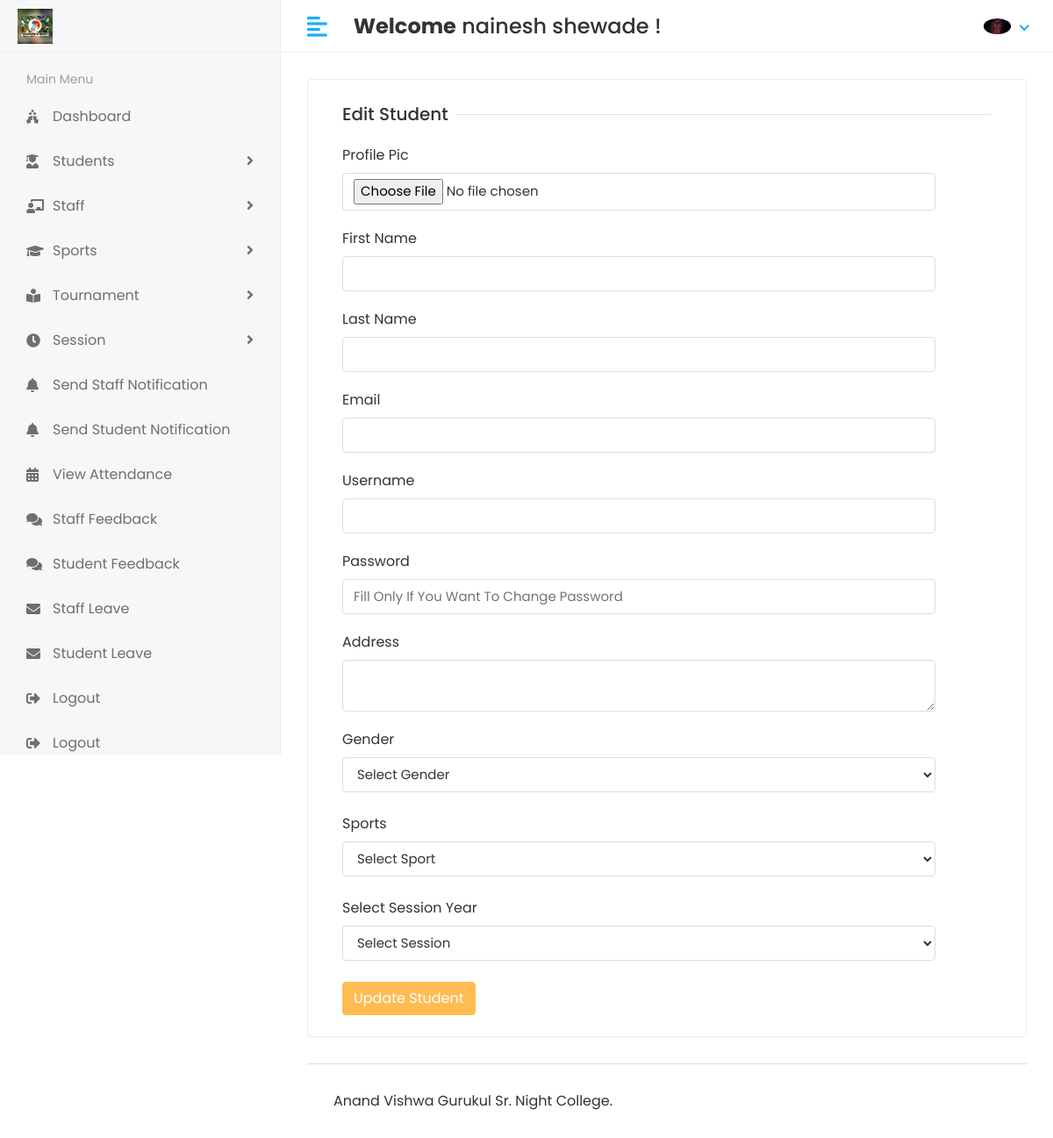
The app's page /Hod/Student/Edit/13 (signed in), older data.
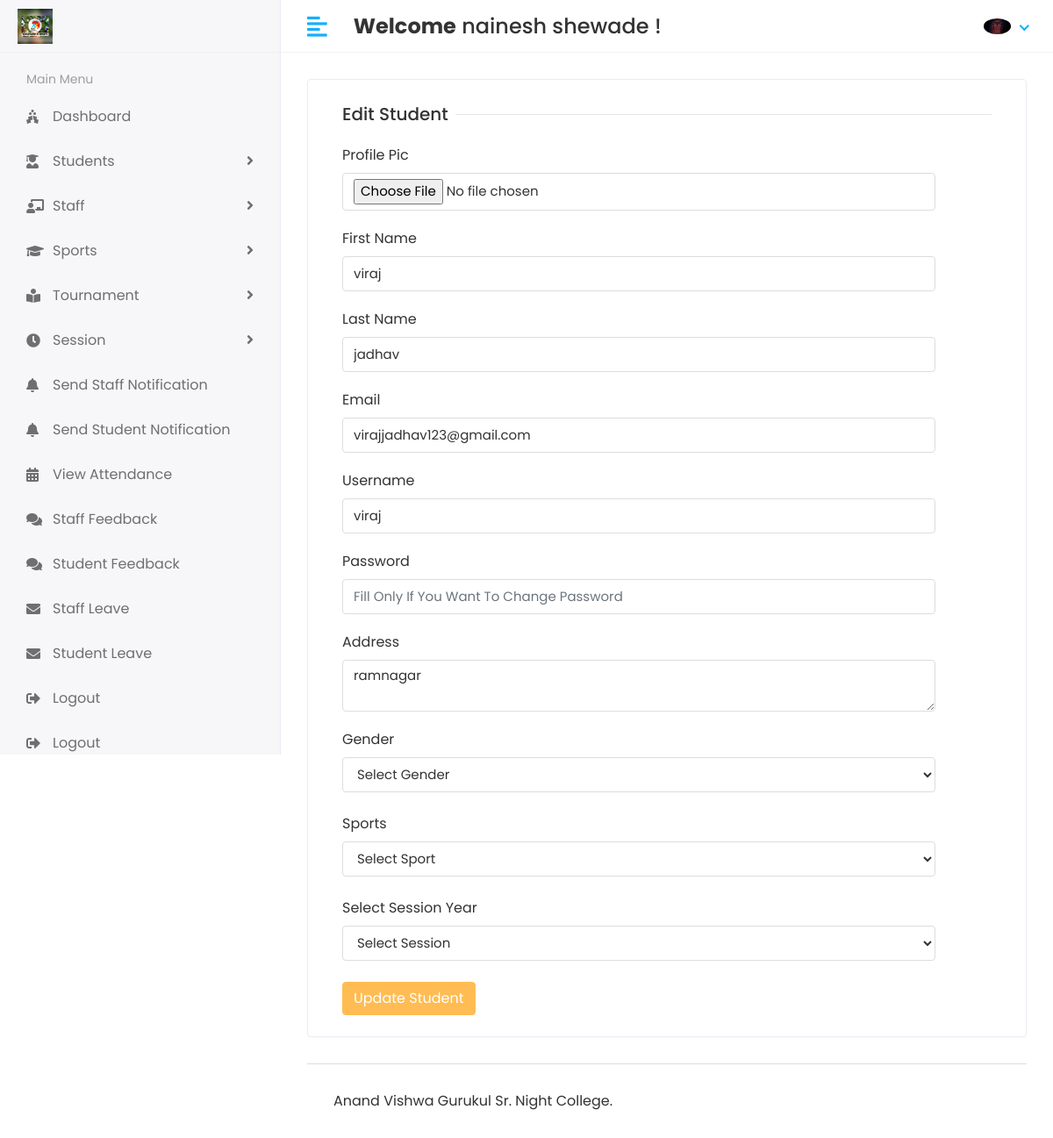
The same page, newer data.
### app/models.py (models this page shows, shortened)
class CustomUser(AbstractUser):
    USER = (
        (1,'HOD'),
        (2,'STAFF'),
        (3,'STUDENT'),
    )
    user_type = models.CharField(choices=USER, max_length=50,default=1)
    profile_pic = models.ImageField(upload_to='media/profile_pic')

class Student(models.Model):
    admin = models.OneToOneField(CustomUser, on_delete=models.CASCADE)
    address = models.TextField()
    gender = models.CharField(max_length=100)
    sport_id = models.ForeignKey("Sport", on_delete=models.DO_NOTHING)
    session_year_id = models.ForeignKey("Session_Year", on_delete=models.DO_NOTHING)
    created_at = models.DateTimeField(auto_now_add=True)
    updated_at = models.DateTimeField(auto_now=True)

### sports_management_system/Hod_views.py (the view)
# urls.py: path('Hod/Student/Edit/<str:id>',Hod_views.EDIT_STUDENT,name='edit_student'),
@login_required(login_url='/')
def EDIT_STUDENT(request,id):
    student = Student.objects.filter(id=id)
    sport = Sport.objects.all()
    session_year = Session_Year.objects.all()
    context = {
        'student':student,
        'sport':sport,
        'session_year':session_year,
    }
    return render(request,'Hod/edit_student.html',context)

### templates/Hod/edit_student.html (shortened to what this page needs)
{% extends "base.html" %}
{% block content %}
<div class="row">
    <div class="col-sm-12">
       <div class="card">
          <div class="card-body">
             <form method="post" action="{% url "update_student" %}" enctype="multipart/form-data">
                   <div class="col-12">
                      <h5 class="form-title"><span>Edit Student</span></h5>
                   </div>
                   <div class="col-sm-11">
                      <div class="form-group">
                         <label>Profile Pic</label>
                         <input type="file" class="form-control" name="profile_pic">
                      </div>
                   </div>
                   <div class="col-sm-11">
                      <div class="form-group">
                         <label>First Name</label>
                         <input type="text" class="form-control" name="first_name" value="{% for i in student %}{{i.admin.first_name}}{% endfor %}">
                      </div>
                   </div>
                   <div class="col-sm-11">
                      <div class="form-group">
                         <label>Last Name</label>
                         <input type="text" class="form-control" name="last_name" value="{% for i in student %}{{i.admin.last_name}}{% endfor %}">
                      </div>
                   </div>
                   <div class="col-sm-11">
                    <div class="form-group">
                       <label>Email</label>
                       <input type="text" class="form-control" name="email" value="{% for i in student %}{{i.admin.email}}{% endfor %}">
                    </div>
                 </div>
                 <div class="col-sm-11">
                    <div class="form-group">
                       <label>Username</label>
                       <input type="text" class="form-control" name="username" value="{% for i in student %}{{i.admin.username}}{% endfor %}">
                    </div>
                 </div>
                 <div class="col-sm-11">
                    <div class="form-group">
                       <label>Password</label>
                       <input type="Password" class="form-control" name="password" placeholder="Fill Only If You Want To Change Password">
                    </div>
                 </div>
                 <div class="col-sm-11">
                  <div class="form-group">
                     <label>Address</label>
                     <textarea class="form-control" name="address" value="address">{% for i in student %}{{i.address}}{% endfor %}</textarea>
                  </div>
               </div>
                 <div class="col-sm-11">
                  <label>Gender</label>
                     <select class="form-control" name="gender">
                        <option>Select Gender</option>
                     </select>
                 </div>
                 <br>
                 <div class="col-sm-11">
                  <label>Sports</label>
                     <select class="form-control" name="sport_id">
                        <option>Select Sport</option>
                     </select>
                 </div>
                 <br>
                 <div class="col-sm-11">
                  <label>Select Session Year</label>
                     <select class="form-control" name="session_year_id">
                        <option>Select Session</option>
                     </select>
                 </div>
                 <br>
                   <div class="col-12">
                      <button type="submit" class="btn btn-primary">Update Student</button>
                   </div>
             </form>
          </div>
       </div>
    </div>
 </div>
{% endblock content %}

### templates/base.html (shortened to what this page needs)
<!DOCTYPE html>
<html lang="en">
   {% load static %}
   <head>
      <link rel="stylesheet" href="{% static 'assets/plugins/bootstrap/css/bootstrap.min.css' %}">
      <link rel="stylesheet" href="{% static 'assets/plugins/fontawesome/css/fontawesome.min.css' %}">
      <link rel="stylesheet" href="{% static 'assets/plugins/fontawesome/css/all.min.css' %}">
      <link rel="stylesheet" href="{% static 'assets/css/style.css' %}">
       <link rel="stylesheet" href="{% static 'assets/plugins/datatables/datatables.min.css' %}">
   </head>
   <body>
      <div class="main-wrapper">
         {% include "includes/header.html" %}
         {% include "includes/sidebar.html" %}
<div class="page-wrapper">
   <div class="content container-fluid">
      {% block content %}
      {% endblock content %}
   {% include "includes/footer.html" %}
         </div>
      </div>
   </body>
</html>

### templates/includes/header.html (shortened to what this page needs)
{% load static %}
<div class="header">
    <div class="header-left">
       <a href="index.html" class="logo">
       <img src="{% static 'assets/img/avgimage.jpg' %}" alt="Logo">
       </a>
    </div>
    <a href="javascript:void(0);" id="toggle_btn">
    <i class="fas fa-align-left"></i>
    </a>
    <div class="top-nav-search mt-3">
       <h4><strong>Welcome</strong>&nbsp<span>{{user.first_name}} {{user.last_name}}</span>&nbsp;!</h4>
    </div>
    <ul class="nav user-menu">
       <li class="nav-item dropdown has-arrow">
          <a href="#" class="dropdown-toggle nav-link" data-toggle="dropdown">
          {% if user.profile_pic == "" %}
            <span class="user-img"><img class="rounded-circle" src="{% static 'assets/img/noimage.png' %}" width="31" alt="Ryan Taylor"></span>
          {% else %}
          <span class="user-img"><img class="rounded-circle" src="/{{user.profile_pic}}" width="31" alt="Ryan Taylor"></span>
          {% endif %}
          </a>
       </li>
    </ul>
 </div>

### templates/includes/sidebar.html (shortened to what this page needs)
{% load active_link_tags %}
<div class="sidebar" id="sidebar">
    <div class="sidebar-inner slimscroll">
       <div id="sidebar-menu" class="sidebar-menu">
         {% if user.user_type == "1" %}
          <ul>
             <li class="menu-title">
                <span>Main Menu</span>
             </li>
             <li class="{% active_link 'hod_home' 'active' %}">
               <a href="{% url "hod_home" %}"><i class="fas fa-holly-berry"></i> <span>Dashboard</span></a>
            </li>
             <li class="submenu {% active_link 'add_student' 'active' %} {% active_link 'view_student' 'active' %}">
                <a href="{% url "add_student" %}"><i class="fas fa-user-graduate"></i> <span> Students</span> <span class="menu-arrow"></span></a>
             </li>
             <li class="submenu {% active_link 'add_staff' 'active' %} {% active_link 'view_staff' 'active' %}">
                <a href="{% url "add_staff" %}"><i class="fas fa-chalkboard-teacher"></i> <span> Staff</span> <span class="menu-arrow"></span></a>
             </li>
             <li class="submenu {% active_link 'add_sport' 'active' %} {% active_link 'view_sport' 'active' %}">
                <a href="{% url "add_sport" %}"><i class="fas fa-graduation-cap"></i> <span> Sports</span> <span class="menu-arrow"></span></a>
             </li>
             <li class="submenu {% active_link 'add_tournament' 'active' %} {% active_link 'view_tournament' 'active' %}">
                <a href="{% url "add_tournament" %}"><i class="fas fa-book-reader"></i> <span> Tournament</span> <span class="menu-arrow"></span></a>
             </li>
             <li class="submenu {% active_link 'add_session' 'active' %} {% active_link 'view_session' 'active' %}">
               <a href="{% url "add_session" %}"><i class="fa fa-clock"></i> <span>Session</span> <span class="menu-arrow"></span></a>
            </li>
            <li class="{% active_link 'staff_send_notification' 'active' %}">
               <a href="{% url "staff_send_notification" %}"><i class="fa fa-bell"></i> <span>Send Staff Notification</span></a>
            </li>
            <li class="{% active_link 'student_send_notification' 'active' %}">
               <a href="{% url "student_send_notification" %}"><i class="fa fa-bell"></i> <span>Send Student Notification</span></a>
            </li>
            <li class="{% active_link 'view_attendance' 'active' %}">
               <a href="{% url "view_attendance" %}"><i class="fas fa-calendar-alt"></i> <span>View Attendance</span></a>
            </li>
            <li class="{% active_link 'staff_feedback_reply' 'active' %}">
               <a href="{% url "staff_feedback_reply" %}"><i class="fas fa-comments"></i> <span>Staff Feedback</span></a>
            </li>
            <li class="{% active_link 'get_student_feedback' 'active' %}">
               <a href="{% url "get_student_feedback" %}"><i class="fas fa-comments"></i> <span>Student Feedback</span></a>
            </li>
            <li class="{% active_link 'staff_leave_view' 'active' %}">
               <a href="{% url "staff_leave_view" %}"><i class="fas fa-envelope"></i> <span>Staff Leave</span></a>
            </li>
            <li class="{% active_link 'student_leave_view' 'active' %}">
               <a href="{% url "student_leave_view" %}"><i class="fas fa-envelope"></i> <span>Student Leave</span></a>
            </li>
            <li class="{% active_link 'logout' 'active' %}">
               <a href="{% url 'logout' %}"><i class="fas fa-sign-out-alt"></i> <span>Logout</span></a>
             </li>
             <li class="{% active_link 'logout' 'active' %}">
               <a href="{% url 'logout' %}"><i class="fas fa-sign-out-alt"></i> <span>Logout</span></a>
             </li>
          </ul>
         {% endif %}
      </div>
   </div>
</div>

### templates/includes/footer.html
{% load static %}
<footer>
    <p>Anand Vishwa Gurukul Sr. Night College.</p>
 </footer>

### templates/base.html (style rules this page uses)
.sidebar { height: 100vh; overflow: hidden; position: fixed; }
.sidebar-inner { height: calc(100vh - 60px); overflow-y: auto; }

Row changes from the older to the newer data that the page shows:
added Student: first_name "viraj", last_name "jadhav", email "virajjadhav123@gmail.com", username "viraj", address "ramnagar"
